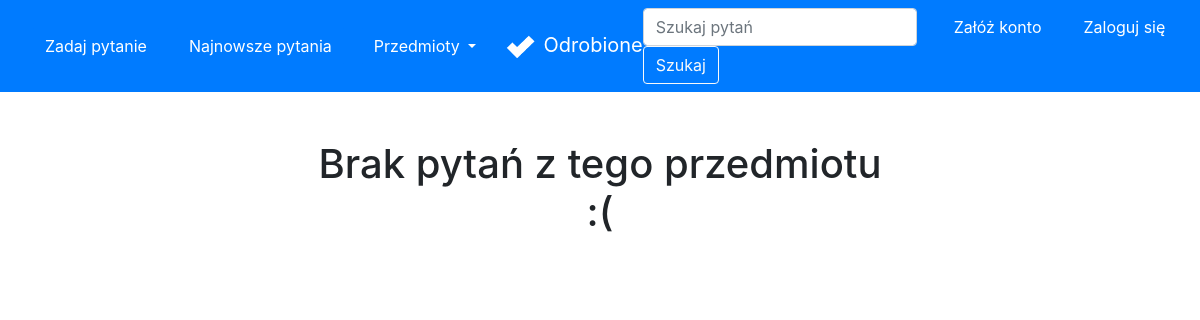
Page /disSubject/inf on the earlier database version.
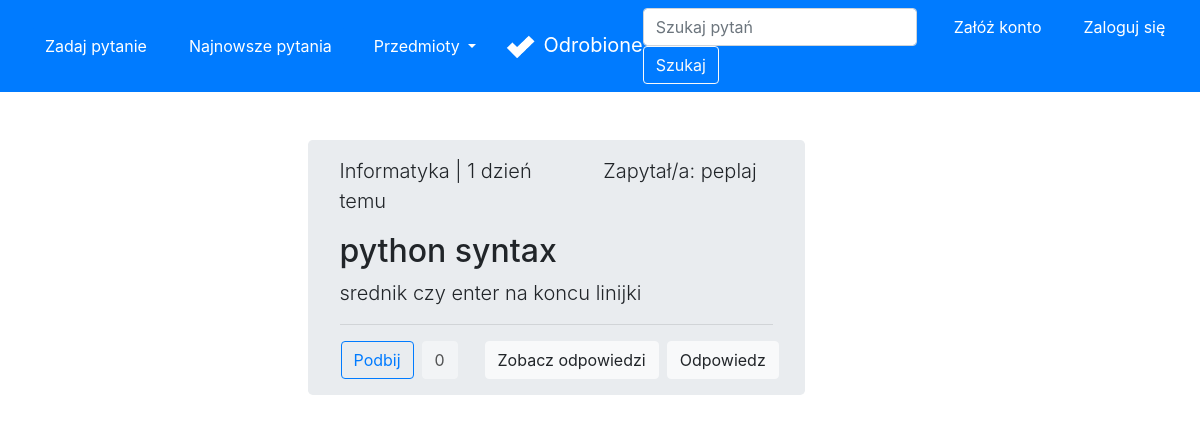
Same page on the later database version.
### forum/models.py (models this page shows, shortened)
class Question(Model):
    title = CharField(max_length=300)
    desc = TextField()
    image = ImageField(upload_to='images/', blank=True)
    createDate = DateTimeField(auto_now_add=True)
    user = ForeignKey(User, on_delete=CASCADE)
    schools = [
        ('', 'Wybierz szkołę'),
        ('ps', 'Szkoła Podstawowa'),
        ('ms', 'Szkoła Średnia'),
        ('cl', 'Studia'),
    ]
    school = CharField(max_length=2, choices=schools,
                       default='')
    subjects = [
        ('', 'Wybierz przedmiot'),
        ('mat', 'Matematyka'),
        ('fiz', 'Fizyka'),
        ('inf', 'Informatyka'),
        ('pol', 'Język Polski'),
        ('ang', 'Język Angielski'),
        ('nmc', 'Język Niemiecki'),
        ('his', 'Historia'),
        ('bio', 'Biologia'),
        ('che', 'Chemia'),
        ('geo', 'Geografia'),
    ]
    subject = CharField(max_length=3, choices=subjects,
                        default='')
    likes = ManyToManyField(User, related_name='likes', blank=True)
    def total_likes(self):
        return self.likes.count()
    def display_time(self):
        mytimezone = timezone.utc
        now = datetime.now(mytimezone)
        diff = (now - self.createDate).days
        if diff == 0:
            if str(now - self.createDate).split(":")[0] == "0":
                if now.hour == self.createDate.hour and now.minute - self.createDate.minute != 0:
                    return str(now.minute - self.createDate.minute)+" min. temu"
                if now.minute - self.createDate.minute != 0:
                    return str(now - self.createDate).split(":")[1]+" min. temu"
                else:
                    return "teraz"
            else:
                return str(now - self.createDate).split(":")[0] + " godz. temu"
        else:
            if diff == 1:
                return str(diff)+" dzień temu"
            else:
                return str(diff)+" dni temu"
    def display_subject(self):
        mySubjects = {'mat': 'Matematyka', 'fiz': 'Fizyka', 'inf': 'Informatyka',
                      'pol': 'Język Polski', 'ang': 'Język Angielski', 'nmc': 'Język Niemiecki',
                      'his': 'Historia', 'bio': 'Biologia', 'che': 'Chemia', 'geo': 'Geografia'}
        return mySubjects[self.subject]

### accounts/models.py (models this page shows)
class User(AbstractUser):
    email = models.EmailField(_('email address'), unique=True)

### forum/views.py (the view)
# urls.py: path('disSubject/<str:subjectKey>', views.disSubject, name='disSubject'),
def disSubject(request, subjectKey):
    questions = Question.objects.filter(
        subject=subjectKey).order_by('-createDate')
    for question in questions:
        if question.likes.filter(id=request.user.id).exists():
            question.is_liked = True
        else:
            question.is_liked = False
    return render(request, 'forum/disSubject.html', {'questions': questions})

### forum/templates/forum/disSubject.html (shortened to what this page needs)
{% extends 'forum/base.html' %}
{% block content %}
<div class="row justify-content-center">
    <div class="col-md-6">
        <br>
        <br>
        {% if questions %}
        {% for question in questions %}
        <div class="jumbotron py-3" style="height: fit-content; width: 85%;">
            <div class="row">
                <div class="col text-left">
                    <p class="lead">{{question.display_subject}} | {{question.display_time}}</p>
                </div>
                <div class="col text-right mr-3">
                    <p class="lead">Zapytał/a: {{question.user}}</p>
                </div>
            </div>
            <h2 class="display">{{question.title}}</h2>
            <p class="lead">{{question.desc|truncatechars:100}}</p>
            <hr class="my-2">
            <div class="row mt-3">
                <div class="col content-left">
                    <div class="row">
                        <form action="{% url 'like' question.id %}" method="POST">
                            {% if question.is_liked %}
                            <button type="submit" class="btn btn-primary ml-3">Podbij</button>
                            {% else %}
                            <button type="submit" class="btn btn-outline-primary ml-3">Podbij</button>
                            {% endif %}
                        </form>
                        <a class="btn btn-light disabled ml-2" style="color: black;" href="#"
                            role="button">{{question.total_likes}}</a>
                    </div>
                </div>
                <div class="row">
                    <a class="btn btn-light mr-2" href="{% url 'detail' question.id %}" role="button">Zobacz
                        odpowiedzi</a>
                        <form action="{% url 'createAnswer' question.id %}">
                            <button class="btn btn-light mr-4" type="submit">Odpowiedz</button>
                        </form>
                </div>
            </div>
        </div>
        {% endfor %}
        {% else %}
        <h1 class="text-center">Brak pytań z tego przedmiotu :(</h1>
        {% endif %}
    </div>
</div>
{% endblock content %}

Differences in the rows shown:
added Question: display_subject "Informatyka", display_time "1 dzień temu", user "peplaj", title "python syntax", desc "srednik czy enter na koncu linijki", shows "Podbij", total_likes "0"
Other differences:
text no longer shown: "Brak pytań z tego przedmiotu :("
